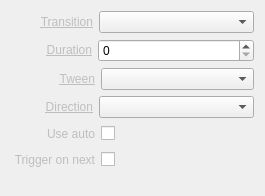
<?xml version="1.0" encoding="UTF-8"?>
<ui version="4.0">
 <class>InspectorImageWidget</class>
 <widget class="QWidget" name="InspectorImageWidget">
  <property name="geometry">
   <rect>
    <x>0</x>
    <y>0</y>
    <width>265</width>
    <height>196</height>
   </rect>
  </property>
  <property name="sizePolicy">
   <sizepolicy hsizetype="Expanding" vsizetype="Preferred">
    <horstretch>0</horstretch>
    <verstretch>0</verstretch>
   </sizepolicy>
  </property>
  <layout class="QVBoxLayout" name="verticalLayout">
   <item>
    <layout class="QHBoxLayout" name="horizontalLayoutTransition">
     <item>
      <spacer name="horizontalSpacerTransition">
       <property name="orientation">
        <enum>Qt::Horizontal</enum>
       </property>
       <property name="sizeType">
        <enum>QSizePolicy::Fixed</enum>
       </property>
       <property name="sizeHint" stdset="0">
        <size>
         <width>29</width>
         <height>20</height>
        </size>
       </property>
      </spacer>
     </item>
     <item>
      <widget class="QLabel" name="labelTransition">
       <property name="text">
        <string>&lt;a href=&quot;Transition&quot; style=&quot;color: #BEBEBE;&quot;&gt;Transition&lt;/a&gt;</string>
       </property>
       <property name="alignment">
        <set>Qt::AlignRight|Qt::AlignTrailing|Qt::AlignVCenter</set>
       </property>
      </widget>
     </item>
     <item>
      <widget class="QComboBox" name="comboBoxTransition">
       <property name="sizePolicy">
        <sizepolicy hsizetype="Expanding" vsizetype="Fixed">
         <horstretch>0</horstretch>
         <verstretch>0</verstretch>
        </sizepolicy>
       </property>
      </widget>
     </item>
    </layout>
   </item>
   <item>
    <layout class="QHBoxLayout" name="horizontalLayoutDuration">
     <item>
      <spacer name="horizontalSpacerDuration">
       <property name="orientation">
        <enum>Qt::Horizontal</enum>
       </property>
       <property name="sizeType">
        <enum>QSizePolicy::Fixed</enum>
       </property>
       <property name="sizeHint" stdset="0">
        <size>
         <width>35</width>
         <height>20</height>
        </size>
       </property>
      </spacer>
     </item>
     <item>
      <widget class="QLabel" name="labelDuration">
       <property name="text">
        <string>&lt;a href=&quot;Duration&quot; style=&quot;color: #BEBEBE;&quot;&gt;Duration&lt;/a&gt;</string>
       </property>
       <property name="alignment">
        <set>Qt::AlignRight|Qt::AlignTrailing|Qt::AlignVCenter</set>
       </property>
      </widget>
     </item>
     <item>
      <widget class="QSpinBox" name="spinBoxDuration">
       <property name="sizePolicy">
        <sizepolicy hsizetype="Expanding" vsizetype="Fixed">
         <horstretch>0</horstretch>
         <verstretch>0</verstretch>
        </sizepolicy>
       </property>
       <property name="maximum">
        <number>999</number>
       </property>
      </widget>
     </item>
    </layout>
   </item>
   <item>
    <layout class="QHBoxLayout" name="horizontalLayoutTween">
     <item>
      <spacer name="horizontalSpacerTween">
       <property name="orientation">
        <enum>Qt::Horizontal</enum>
       </property>
       <property name="sizeType">
        <enum>QSizePolicy::Fixed</enum>
       </property>
       <property name="sizeHint" stdset="0">
        <size>
         <width>48</width>
         <height>20</height>
        </size>
       </property>
      </spacer>
     </item>
     <item>
      <widget class="QLabel" name="labelTween">
       <property name="text">
        <string>&lt;a href=&quot;Tween&quot; style=&quot;color: #BEBEBE;&quot;&gt;Tween&lt;/a&gt;</string>
       </property>
       <property name="alignment">
        <set>Qt::AlignRight|Qt::AlignTrailing|Qt::AlignVCenter</set>
       </property>
      </widget>
     </item>
     <item>
      <widget class="QComboBox" name="comboBoxTween">
       <property name="sizePolicy">
        <sizepolicy hsizetype="Expanding" vsizetype="Fixed">
         <horstretch>0</horstretch>
         <verstretch>0</verstretch>
        </sizepolicy>
       </property>
      </widget>
     </item>
    </layout>
   </item>
   <item>
    <layout class="QHBoxLayout" name="horizontalLayoutDirection">
     <item>
      <spacer name="horizontalSpacerDirection">
       <property name="orientation">
        <enum>Qt::Horizontal</enum>
       </property>
       <property name="sizeType">
        <enum>QSizePolicy::Fixed</enum>
       </property>
       <property name="sizeHint" stdset="0">
        <size>
         <width>34</width>
         <height>20</height>
        </size>
       </property>
      </spacer>
     </item>
     <item>
      <widget class="QLabel" name="labelDirection">
       <property name="text">
        <string>&lt;a href=&quot;Direction&quot; style=&quot;color: #BEBEBE;&quot;&gt;Direction&lt;/a&gt;</string>
       </property>
       <property name="alignment">
        <set>Qt::AlignRight|Qt::AlignTrailing|Qt::AlignVCenter</set>
       </property>
      </widget>
     </item>
     <item>
      <widget class="QComboBox" name="comboBoxDirection">
       <property name="sizePolicy">
        <sizepolicy hsizetype="Expanding" vsizetype="Fixed">
         <horstretch>0</horstretch>
         <verstretch>0</verstretch>
        </sizepolicy>
       </property>
      </widget>
     </item>
    </layout>
   </item>
   <item>
    <layout class="QHBoxLayout" name="horizontalLayoutUseAuto">
     <item>
      <spacer name="horizontalSpacerUseAuto1">
       <property name="orientation">
        <enum>Qt::Horizontal</enum>
       </property>
       <property name="sizeType">
        <enum>QSizePolicy::Fixed</enum>
       </property>
       <property name="sizeHint" stdset="0">
        <size>
         <width>36</width>
         <height>20</height>
        </size>
       </property>
      </spacer>
     </item>
     <item>
      <widget class="QLabel" name="labelUseAuto">
       <property name="text">
        <string>&lt;a href=&quot;Use auto&quot; style=&quot;color: #BEBEBE;&quot;&gt;Use auto&lt;/a&gt;</string>
       </property>
       <property name="alignment">
        <set>Qt::AlignRight|Qt::AlignTrailing|Qt::AlignVCenter</set>
       </property>
      </widget>
     </item>
     <item>
      <widget class="QCheckBox" name="checkBoxUseAuto">
       <property name="layoutDirection">
        <enum>Qt::RightToLeft</enum>
       </property>
       <property name="text">
        <string/>
       </property>
      </widget>
     </item>
     <item>
      <spacer name="horizontalSpacerUseAuto2">
       <property name="orientation">
        <enum>Qt::Horizontal</enum>
       </property>
       <property name="sizeHint" stdset="0">
        <size>
         <width>40</width>
         <height>20</height>
        </size>
       </property>
      </spacer>
     </item>
    </layout>
   </item>
   <item>
    <layout class="QHBoxLayout" name="horizontalLayoutTriggerOnNext">
     <item>
      <spacer name="horizontalSpacerTriggerOnNext1">
       <property name="orientation">
        <enum>Qt::Horizontal</enum>
       </property>
       <property name="sizeType">
        <enum>QSizePolicy::Fixed</enum>
       </property>
       <property name="sizeHint" stdset="0">
        <size>
         <width>2</width>
         <height>20</height>
        </size>
       </property>
      </spacer>
     </item>
     <item>
      <widget class="QLabel" name="labelTriggerOnNext">
       <property name="text">
        <string>&lt;a href=&quot;Trigger on next&quot; style=&quot;color: #BEBEBE;&quot;&gt;Trigger on next&lt;/a&gt;</string>
       </property>
       <property name="alignment">
        <set>Qt::AlignRight|Qt::AlignTrailing|Qt::AlignVCenter</set>
       </property>
      </widget>
     </item>
     <item>
      <widget class="QCheckBox" name="checkBoxTriggerOnNext">
       <property name="layoutDirection">
        <enum>Qt::RightToLeft</enum>
       </property>
       <property name="text">
        <string/>
       </property>
      </widget>
     </item>
     <item>
      <spacer name="horizontalSpacerTriggerOnNext2">
       <property name="orientation">
        <enum>Qt::Horizontal</enum>
       </property>
       <property name="sizeHint" stdset="0">
        <size>
         <width>40</width>
         <height>20</height>
        </size>
       </property>
      </spacer>
     </item>
    </layout>
   </item>
   <item>
    <spacer name="verticalSpacerMedia">
     <property name="orientation">
      <enum>Qt::Vertical</enum>
     </property>
     <property name="sizeType">
      <enum>QSizePolicy::Fixed</enum>
     </property>
     <property name="sizeHint" stdset="0">
      <size>
       <width>20</width>
       <height>10</height>
      </size>
     </property>
    </spacer>
   </item>
  </layout>
 </widget>
 <resources/>
 <connections>
  <connection>
   <sender>spinBoxDuration</sender>
   <signal>valueChanged(int)</signal>
   <receiver>InspectorImageWidget</receiver>
   <slot>durationChanged(int)</slot>
   <hints>
    <hint type="sourcelabel">
     <x>213</x>
     <y>57</y>
    </hint>
    <hint type="destinationlabel">
     <x>223</x>
     <y>46</y>
    </hint>
   </hints>
  </connection>
  <connection>
   <sender>comboBoxTransition</sender>
   <signal>currentIndexChanged(QString)</signal>
   <receiver>InspectorImageWidget</receiver>
   <slot>transitionChanged(QString)</slot>
   <hints>
    <hint type="sourcelabel">
     <x>213</x>
     <y>29</y>
    </hint>
    <hint type="destinationlabel">
     <x>223</x>
     <y>15</y>
    </hint>
   </hints>
  </connection>
  <connection>
   <sender>comboBoxDirection</sender>
   <signal>currentIndexChanged(QString)</signal>
   <receiver>InspectorImageWidget</receiver>
   <slot>directionChanged(QString)</slot>
   <hints>
    <hint type="sourcelabel">
     <x>124</x>
     <y>105</y>
    </hint>
    <hint type="destinationlabel">
     <x>0</x>
     <y>105</y>
    </hint>
   </hints>
  </connection>
  <connection>
   <sender>comboBoxTween</sender>
   <signal>currentIndexChanged(QString)</signal>
   <receiver>InspectorImageWidget</receiver>
   <slot>tweenChanged(QString)</slot>
   <hints>
    <hint type="sourcelabel">
     <x>187</x>
     <y>85</y>
    </hint>
    <hint type="destinationlabel">
     <x>1</x>
     <y>141</y>
    </hint>
   </hints>
  </connection>
  <connection>
   <sender>labelTransition</sender>
   <signal>linkActivated(QString)</signal>
   <receiver>InspectorImageWidget</receiver>
   <slot>resetTransition(QString)</slot>
   <hints>
    <hint type="sourcelabel">
     <x>47</x>
     <y>22</y>
    </hint>
    <hint type="destinationlabel">
     <x>0</x>
     <y>20</y>
    </hint>
   </hints>
  </connection>
  <connection>
   <sender>labelDuration</sender>
   <signal>linkActivated(QString)</signal>
   <receiver>InspectorImageWidget</receiver>
   <slot>resetDuration(QString)</slot>
   <hints>
    <hint type="sourcelabel">
     <x>56</x>
     <y>44</y>
    </hint>
    <hint type="destinationlabel">
     <x>0</x>
     <y>48</y>
    </hint>
   </hints>
  </connection>
  <connection>
   <sender>labelTween</sender>
   <signal>linkActivated(QString)</signal>
   <receiver>InspectorImageWidget</receiver>
   <slot>resetTween(QString)</slot>
   <hints>
    <hint type="sourcelabel">
     <x>94</x>
     <y>85</y>
    </hint>
    <hint type="destinationlabel">
     <x>0</x>
     <y>77</y>
    </hint>
   </hints>
  </connection>
  <connection>
   <sender>labelDirection</sender>
   <signal>linkActivated(QString)</signal>
   <receiver>InspectorImageWidget</receiver>
   <slot>resetDirection(QString)</slot>
   <hints>
    <hint type="sourcelabel">
     <x>66</x>
     <y>104</y>
    </hint>
    <hint type="destinationlabel">
     <x>9</x>
     <y>89</y>
    </hint>
   </hints>
  </connection>
  <connection>
   <sender>labelUseAuto</sender>
   <signal>linkActivated(QString)</signal>
   <receiver>InspectorImageWidget</receiver>
   <slot>resetUseAuto(QString)</slot>
   <hints>
    <hint type="sourcelabel">
     <x>82</x>
     <y>239</y>
    </hint>
    <hint type="destinationlabel">
     <x>73</x>
     <y>249</y>
    </hint>
   </hints>
  </connection>
  <connection>
   <sender>checkBoxUseAuto</sender>
   <signal>stateChanged(int)</signal>
   <receiver>InspectorImageWidget</receiver>
   <slot>useAutoChanged(int)</slot>
   <hints>
    <hint type="sourcelabel">
     <x>99</x>
     <y>238</y>
    </hint>
    <hint type="destinationlabel">
     <x>146</x>
     <y>247</y>
    </hint>
   </hints>
  </connection>
  <connection>
   <sender>labelTriggerOnNext</sender>
   <signal>linkActivated(QString)</signal>
   <receiver>InspectorImageWidget</receiver>
   <slot>resetTriggerOnNext(QString)</slot>
   <hints>
    <hint type="sourcelabel">
     <x>51</x>
     <y>221</y>
    </hint>
    <hint type="destinationlabel">
     <x>17</x>
     <y>228</y>
    </hint>
   </hints>
  </connection>
  <connection>
   <sender>checkBoxTriggerOnNext</sender>
   <signal>stateChanged(int)</signal>
   <receiver>InspectorImageWidget</receiver>
   <slot>triggerOnNextChanged(int)</slot>
   <hints>
    <hint type="sourcelabel">
     <x>99</x>
     <y>216</y>
    </hint>
    <hint type="destinationlabel">
     <x>225</x>
     <y>263</y>
    </hint>
   </hints>
  </connection>
 </connections>
 <slots>
  <slot>durationChanged(int)</slot>
  <slot>loopChanged(int)</slot>
  <slot>transitionChanged(QString)</slot>
  <slot>directionChanged(QString)</slot>
  <slot>seekChanged(int)</slot>
  <slot>lengthChanged(int)</slot>
  <slot>tweenChanged(QString)</slot>
  <slot>resetTransition(QString)</slot>
  <slot>resetDuration(QString)</slot>
  <slot>resetTween(QString)</slot>
  <slot>resetDirection(QString)</slot>
  <slot>resetSeek(QString)</slot>
  <slot>resetLength(QString)</slot>
  <slot>resetLoop(QString)</slot>
  <slot>freezeOnLoadChanged(int)</slot>
  <slot>resetFreezeOnLoad(QString)</slot>
  <slot>resetUseAuto(QString)</slot>
  <slot>useAutoChanged(int)</slot>
  <slot>resetTriggerOnNext(QString)</slot>
  <slot>triggerOnNextChanged(int)</slot>
 </slots>
</ui>
